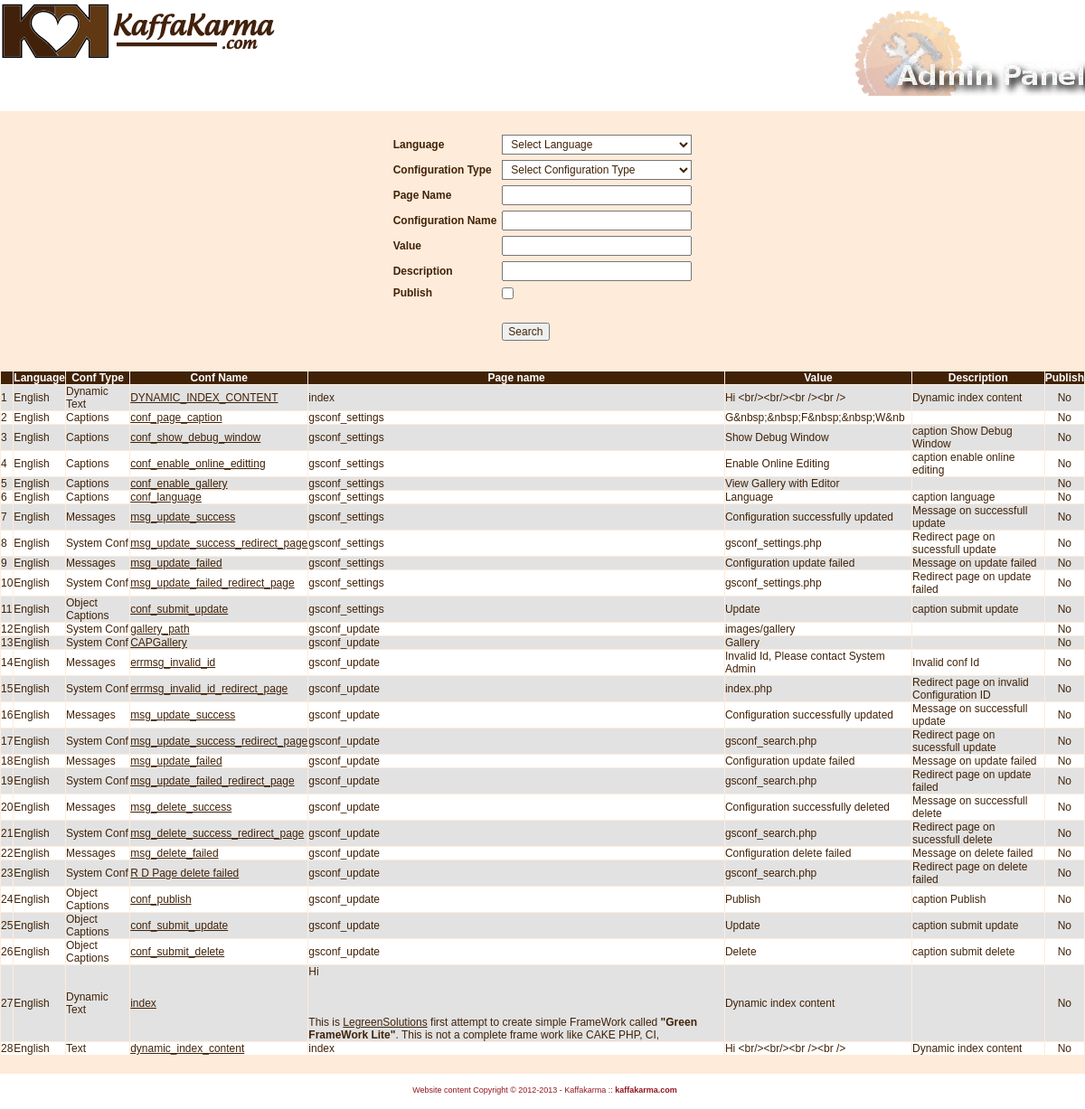
Before: /gsconf_search.php (signed in) with the older database file.
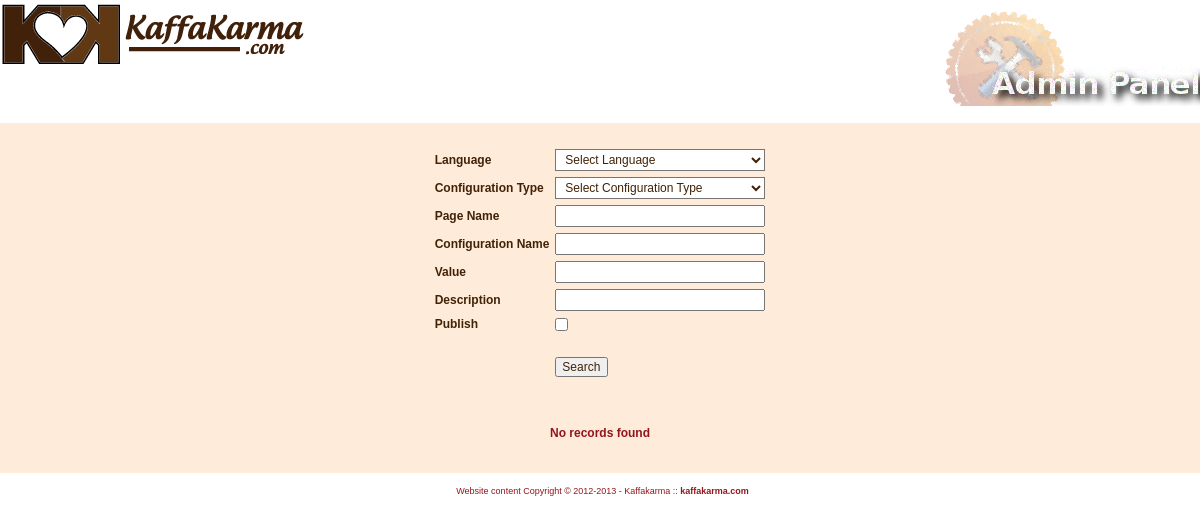
After: the same page with the newer database file.
### tables this page shows
CREATE TABLE IF NOT EXISTS `configurations` (
  `id` int(10) unsigned NOT NULL AUTO_INCREMENT,
  `configuration_name` varchar(255) NOT NULL,
  `page_id` int(11) NOT NULL,
  `value` text NOT NULL,
  `description` varchar(255) NOT NULL,
  `language_id` int(11) NOT NULL,
  `configurationtype_id` int(11) NOT NULL,
  `publish` tinyint(4) NOT NULL DEFAULT '0',
  PRIMARY KEY (`id`),
  KEY `page_id` (`page_id`,`language_id`),
  KEY `configurationtype_id` (`configurationtype_id`)
);

CREATE TABLE IF NOT EXISTS `languages` (
  `id` int(11) NOT NULL AUTO_INCREMENT,
  `language_name` varchar(255) NOT NULL,
  `publish` tinyint(4) NOT NULL DEFAULT '0',
  PRIMARY KEY (`id`)
);

CREATE TABLE IF NOT EXISTS `configurationtypes` (
  `id` int(11) NOT NULL AUTO_INCREMENT,
  `configurationtype_name` varchar(255) NOT NULL,
  `description` varchar(255) NOT NULL,
  PRIMARY KEY (`id`)
);

CREATE TABLE IF NOT EXISTS `pages` (
  `id` int(11) NOT NULL AUTO_INCREMENT,
  `page_name` varchar(255) NOT NULL,
  PRIMARY KEY (`id`)
);

### gsconf_search.php (called while the page is built, shortened)
<?php session_start();
require(ROOT_PATH.'include/class/class_gspage/class_gspage.php');
$page = new gsPage;
	$page->current_url = $current_url;
	$page->title = "Green FrameWork";
	$page->page_name = 'gsconf_search';
	$page->layout = 'default.html';
        $page->use_gsconf = true;
        $page->conf_list = array("conf.php");
        $page->menuconf_list = array("menu_conf.php");
	$page->connection_list = array("connection.php");
	$page->function_list = array("functions.php");
	$page->class_list = array("class_gspagination.php","class_user.php");
	$index=0;
	$content_list[$index]['file_name']='inc_language.php';
	$content_list[$index]['var_name']='language';
	$index++;
	$content_list[$index]['file_name']='inc_menu.php';
	$content_list[$index]['var_name']='menu';
	$page->content_list = $content_list;
	$page->plugin_path = 'plugins/gsconf/';
	$page->plugin = 'gsconf_search';
	$page->get_plugin();
?>

### plugins/gsconf/gsconf_search/code/gsconf_search.php (called while the page is built, shortened)
<?php
		$Mypagination = new Pagination(50);
		$this->gsconf->connection = $myconnection;
		$this->gsconf->total_records = $Mypagination->total_records;
		$data_bylimit = $this->gsconf->get_list_array_bylimit($_GET["lstlanguage"],$_GET["lstconfigurationtype"],$_GET["txtconfigurationname"],$_GET["txtpagename"],$_GET["txtvalue"],$_GET["txtdescription"],$_GET["chk_publish"],$Mypagination->start_record,$Mypagination->max_records);
		if ( $data_bylimit == false ){
			$mesg = "No records found";
		}else{
			$count_data_bylimit=count($data_bylimit);
		}
?>

### include/class/class_gsconf/class_gsconf.php (called while the page is built, shortened)
<?php
class gsConf {
	var $connection;
	var $total_records = "";
    function get_list_array_bylimit($language_id=-1,$configurationtype_id=-1,$configuration_name="",$page_name="",$value="",$description="", $publish="", $start_record = 0,$max_records = 25){
        $limited_data = array();
		$i=0;
        $strSQL = "SELECT C.*, P.page_name, L.language_name, CT.configurationtype_name FROM configurations C, pages P, languages L, configurationtypes CT WHERE P.id= C.page_id AND L.id=C.language_id AND CT.id=C.configurationtype_id";
        $strSQL_limit = sprintf("%s LIMIT %d, %d", $strSQL, $start_record, $max_records);
        $rsRES = mysql_query($strSQL_limit, $this->connection) or die(mysql_error(). $strSQL_limit);
        if ( mysql_num_rows($rsRES) > 0 ){
			if (trim($this->total_records)!="" && $this->total_records > 0) {
			} else {
				$all_rs = mysql_query($strSQL, $this->connection) or die(mysql_error(). $strSQL_limit);
				$this->total_records = mysql_num_rows($all_rs);
			}
			while ( $row = mysql_fetch_assoc($rsRES) ){
				$limited_data[$i]["id"] = $row["id"];
				$limited_data[$i]["language_id"] = $row["language_id"];
				$limited_data[$i]["language_name"] = $row["language_name"];
				$limited_data[$i]["configurationtype_id"] = $row["configurationtype_id"];
				$limited_data[$i]["configurationtype_name"] = $row["configurationtype_name"];
				$limited_data[$i]["page_name"] = $row["page_name"];
				$limited_data[$i]["configuration_name"] = $row["configuration_name"];
				$limited_data[$i]["value"] = $row["value"];
				$limited_data[$i]["description"] = $row["description"];
				$limited_data[$i]["publish"] = $row["publish"];
				if($row["publish"]==CONF_PUBLISH){
					$limited_data[$i]["publish_status"] = "Yes";
				}else{
					$limited_data[$i]["publish_status"] = "No";
				}
				$i++;
			}
			return $limited_data;
        }else{
        	return false;
        }
    }
}
?>

### plugins/gsconf/gsconf_search/form/gsconf_search.php (the view, shortened to what the changed rows need)
<table  width="100%"   align="center" border="0" cellpadding="1px" cellspacing="1px">
   <?php
    if ( $data_bylimit == false ){?>
     <tr><td colspan="6">&nbsp;</td></tr>
     <tr><td colspan="6" align="center" class="message" ><?= $mesg ?></td></tr>
     <tr><td colspan="6">&nbsp;</td></tr>
    <?
     }
     else{?>
    <tr class="tableheader">
		<td></td>
		<td  align="center">Language  </td>
		<td  align="center">Conf Type</td>
		<td  align="center">Conf Name</td>
		<td  align="center">Page name</td>
		<td  align="center">Value</td>
		<td  align="center">Description</td>
		<td  align="center">Publish</td>
    </tr>
     <?
     $style = "tbl_row_lite";
	 $index = 0;
	 $slno = $Mypagination->start_record+1;
     while ( $count_data_bylimit > $index ){
        $link = "gsconf_update.php?id=".$data_bylimit[$index]["id"]."";
         if ( $style == "tbl_row_lite" ){
            $style="tbl_row_dark";
        }
        else{
            $style="tbl_row_lite";
        }
        ?>
    <tr onmouseover="this.className='tbl_row_highlight'" onmouseout="this.className='<?php echo $style; ?>'"  class="<?php echo $style; ?>" >
        <td><?= $slno++ ?></td>
        <td><?php echo $data_bylimit[$index]["language_name"]; ?></td>
        <td><?php echo $data_bylimit[$index]["configurationtype_name"]; ?></td>
        <td><a href="<?php echo $link; ?>"><?php echo $data_bylimit[$index]["configuration_name"]; ?></a></td>
        <td><?php echo $data_bylimit[$index]["page_name"]; ?></td>
        <td><?php echo  substr(htmlentities( stripslashes( nl2br($data_bylimit[$index]["value"]))) ,0,50) ; ?></td>
        <td><?php echo $data_bylimit[$index]["description"]; ?></td>
        <td align="center"><?php echo $data_bylimit[$index]["publish_status"]; ?></td>
    </tr><?php
         $index++;
    }
    ?>
    <tr><td colspan="6">&nbsp;</td></tr>
    <tr><td colspan="6" align="center">
        </td></tr>
      <?}?>
      </table>

Changed rows visible on the page:
removed configurations: language.language_name "English", configurationtype.configurationtype_name "Dynamic Text", configuration_name "DYNAMIC_INDEX_CONTENT", page.page_name "index", value "Hi <br/><br/><br /><br />", description "Dynamic index content", publish_status "No"
removed configurations: language.language_name "English", configurationtype.configurationtype_name "Captions", configuration_name "conf_page_caption", page.page_name "gsconf_settings", value "G&nbsp;&nbsp;F&nbsp;&nbsp;W&nb", publish_status "No"
removed configurations: language.language_name "English", configurationtype.configurationtype_name "Captions", configuration_name "conf_show_debug_window", page.page_name "gsconf_settings", value "Show Debug Window", description "caption Show Debug Window", publish_status "No"
removed configurations: language.language_name "English", configurationtype.configurationtype_name "Captions", configuration_name "conf_enable_online_editting", page.page_name "gsconf_settings", value "Enable Online Editing", description "caption enable online editing", publish_status "No"
removed configurations: language.language_name "English", configurationtype.configurationtype_name "Captions", configuration_name "conf_enable_gallery", page.page_name "gsconf_settings", value "View Gallery with Editor", publish_status "No"
removed configurations: language.language_name "English", configurationtype.configurationtype_name "Captions", configuration_name "conf_language", page.page_name "gsconf_settings", value "Language", description "caption language", publish_status "No"
removed configurations: language.language_name "English", configurationtype.configurationtype_name "Messages", configuration_name "msg_update_success", page.page_name "gsconf_settings", value "Configuration successfully updated", description "Message on successfull update", publish_status "No"
removed configurations: language.language_name "English", configurationtype.configurationtype_name "System Conf", configuration_name "msg_update_success_redirect_page", page.page_name "gsconf_settings", value "gsconf_settings.php", description "Redirect page on sucessfull update", publish_status "No"
removed configurations: language.language_name "English", configurationtype.configurationtype_name "Messages", configuration_name "msg_update_failed", page.page_name "gsconf_settings", value "Configuration update failed", description "Message on update failed", publish_status "No"
removed configurations: language.language_name "English", configurationtype.configurationtype_name "System Conf", configuration_name "msg_update_failed_redirect_page", page.page_name "gsconf_settings", value "gsconf_settings.php", description "Redirect page on update failed", publish_status "No"
removed configurations: language.language_name "English", configurationtype.configurationtype_name "Object Captions", configuration_name "conf_submit_update", page.page_name "gsconf_settings", value "Update", description "caption submit update", publish_status "No"
removed configurations: language.language_name "English", configurationtype.configurationtype_name "System Conf", configuration_name "gallery_path", page.page_name "gsconf_update", value "images/gallery", publish_status "No"
removed configurations: language.language_name "English", configurationtype.configurationtype_name "System Conf", configuration_name "CAPGallery", page.page_name "gsconf_update", value "Gallery", publish_status "No"
removed configurations: language.language_name "English", configurationtype.configurationtype_name "Messages", configuration_name "errmsg_invalid_id", page.page_name "gsconf_update", value "Invalid Id, Please contact System Admin", description "Invalid conf Id", publish_status "No"
removed configurations: language.language_name "English", configurationtype.configurationtype_name "System Conf", configuration_name "errmsg_invalid_id_redirect_page", page.page_name "gsconf_update", value "index.php", description "Redirect page on invalid Configuration ID", publish_status "No"
removed configurations: language.language_name "English", configurationtype.configurationtype_name "Messages", configuration_name "msg_update_success", page.page_name "gsconf_update", value "Configuration successfully updated", description "Message on successfull update", publish_status "No"
removed configurations: language.language_name "English", configurationtype.configurationtype_name "System Conf", configuration_name "msg_update_success_redirect_page", page.page_name "gsconf_update", value "gsconf_search.php", description "Redirect page on sucessfull update", publish_status "No"
removed configurations: language.language_name "English", configurationtype.configurationtype_name "Messages", configuration_name "msg_update_failed", page.page_name "gsconf_update", value "Configuration update failed", description "Message on update failed", publish_status "No"
removed configurations: language.language_name "English", configurationtype.configurationtype_name "System Conf", configuration_name "msg_update_failed_redirect_page", page.page_name "gsconf_update", value "gsconf_search.php", description "Redirect page on update failed", publish_status "No"
removed configurations: language.language_name "English", configurationtype.configurationtype_name "Messages", configuration_name "msg_delete_success", page.page_name "gsconf_update", value "Configuration successfully deleted", description "Message on successfull delete", publish_status "No"
removed configurations: language.language_name "English", configurationtype.configurationtype_name "System Conf", configuration_name "msg_delete_success_redirect_page", page.page_name "gsconf_update", value "gsconf_search.php", description "Redirect page on sucessfull delete", publish_status "No"
removed configurations: language.language_name "English", configurationtype.configurationtype_name "Messages", configuration_name "msg_delete_failed", page.page_name "gsconf_update", value "Configuration delete failed", description "Message on delete failed", publish_status "No"
removed configurations: language.language_name "English", configurationtype.configurationtype_name "System Conf", configuration_name "R D Page delete failed", page.page_name "gsconf_update", value "gsconf_search.php", description "Redirect page on delete failed", publish_status "No"
removed configurations: language.language_name "English", configurationtype.configurationtype_name "Object Captions", configuration_name "conf_publish", page.page_name "gsconf_update", value "Publish", description "caption Publish", publish_status "No"
removed configurations: language.language_name "English", configurationtype.configurationtype_name "Object Captions", configuration_name "conf_submit_update", page.page_name "gsconf_update", value "Update", description "caption submit update", publish_status "No"
removed configurations: language.language_name "English", configurationtype.configurationtype_name "Object Captions", configuration_name "conf_submit_delete", page.page_name "gsconf_update", value "Delete", description "caption submit delete", publish_status "No"
removed configurations: language.language_name "English", configurationtype.configurationtype_name "Dynamic Text", configuration_name "index", page.page_name "Hi This is LegreenSolutions first attempt to create simple FrameWork called \"Green FrameWork Lite\" . This is not a complete frame work like CAKE PHP, CI,", value "Dynamic index content", publish_status "No"
removed configurations: language.language_name "English", configurationtype.configurationtype_name "Text", configuration_name "dynamic_index_content", page.page_name "index", value "Hi <br/><br/><br /><br />", description "Dynamic index content", publish_status "No"
Other visible differences:
$mesg: (not shown) → "No records found"
text no longer shown: "Language Conf Type Conf Name Page name Value Description Publish"
